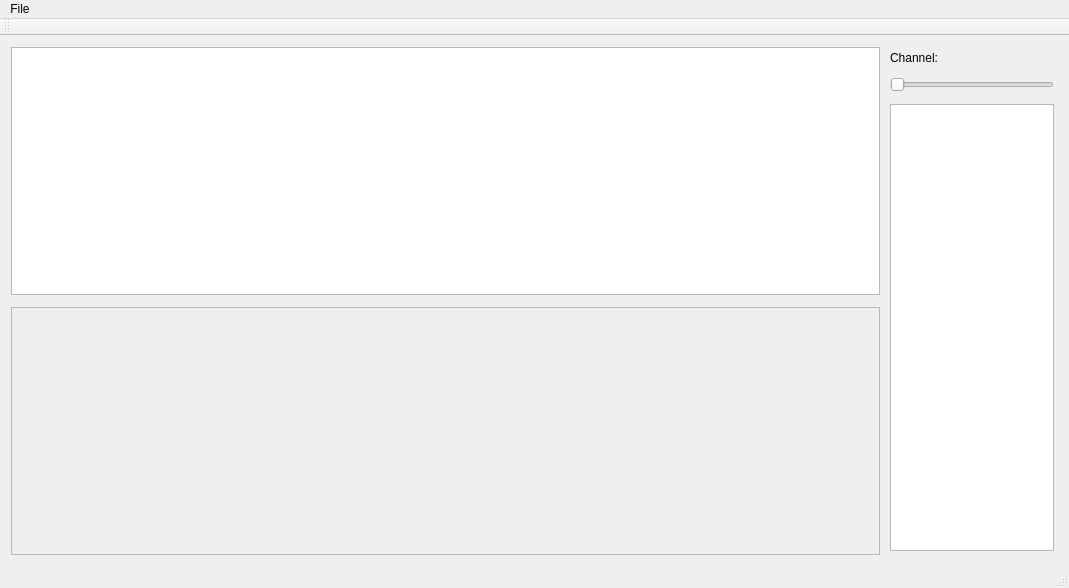
<?xml version="1.0" encoding="UTF-8"?>
<ui version="4.0">
 <class>MainWindow</class>
 <widget class="QMainWindow" name="MainWindow">
  <property name="geometry">
   <rect>
    <x>0</x>
    <y>0</y>
    <width>973</width>
    <height>588</height>
   </rect>
  </property>
  <property name="windowTitle">
   <string>MainWindow</string>
  </property>
  <widget class="QWidget" name="centralWidget">
   <layout class="QHBoxLayout" name="horizontalLayout">
    <item>
     <layout class="QVBoxLayout" name="leftVerticalLayout">
      <property name="spacing">
       <number>12</number>
      </property>
      <item>
       <widget class="QTableView" name="acqHeaderTableView"/>
      </item>
      <item>
       <widget class="QFrame" name="linePlotsFrame">
        <property name="sizePolicy">
         <sizepolicy hsizetype="Expanding" vsizetype="Expanding">
          <horstretch>0</horstretch>
          <verstretch>0</verstretch>
         </sizepolicy>
        </property>
        <property name="minimumSize">
         <size>
          <width>869</width>
          <height>10</height>
         </size>
        </property>
        <property name="mouseTracking">
         <bool>false</bool>
        </property>
        <property name="frameShape">
         <enum>QFrame::StyledPanel</enum>
        </property>
        <property name="frameShadow">
         <enum>QFrame::Raised</enum>
        </property>
        <layout class="QGridLayout" name="gridLayout"/>
       </widget>
      </item>
     </layout>
    </item>
    <item>
     <layout class="QVBoxLayout" name="rightVerticalLayout">
      <property name="spacing">
       <number>12</number>
      </property>
      <property name="sizeConstraint">
       <enum>QLayout::SetDefaultConstraint</enum>
      </property>
      <property name="leftMargin">
       <number>4</number>
      </property>
      <property name="topMargin">
       <number>4</number>
      </property>
      <property name="rightMargin">
       <number>4</number>
      </property>
      <property name="bottomMargin">
       <number>4</number>
      </property>
      <item>
       <widget class="QLabel" name="label">
        <property name="sizePolicy">
         <sizepolicy hsizetype="Preferred" vsizetype="Preferred">
          <horstretch>0</horstretch>
          <verstretch>0</verstretch>
         </sizepolicy>
        </property>
        <property name="text">
         <string>Channel:</string>
        </property>
       </widget>
      </item>
      <item>
       <widget class="QSlider" name="activeChannelSlider">
        <property name="sizePolicy">
         <sizepolicy hsizetype="Preferred" vsizetype="Preferred">
          <horstretch>0</horstretch>
          <verstretch>0</verstretch>
         </sizepolicy>
        </property>
        <property name="maximum">
         <number>0</number>
        </property>
        <property name="orientation">
         <enum>Qt::Horizontal</enum>
        </property>
       </widget>
      </item>
      <item alignment="Qt::AlignLeft">
       <widget class="QListView" name="currentDataListView">
        <property name="sizePolicy">
         <sizepolicy hsizetype="Preferred" vsizetype="Expanding">
          <horstretch>0</horstretch>
          <verstretch>0</verstretch>
         </sizepolicy>
        </property>
        <property name="minimumSize">
         <size>
          <width>164</width>
          <height>0</height>
         </size>
        </property>
        <property name="maximumSize">
         <size>
          <width>96</width>
          <height>16777215</height>
         </size>
        </property>
       </widget>
      </item>
     </layout>
    </item>
   </layout>
  </widget>
  <widget class="QMenuBar" name="menuBar">
   <property name="geometry">
    <rect>
     <x>0</x>
     <y>0</y>
     <width>973</width>
     <height>28</height>
    </rect>
   </property>
   <widget class="QMenu" name="menuFile">
    <property name="title">
     <string>File</string>
    </property>
    <addaction name="actionOpen"/>
   </widget>
   <addaction name="menuFile"/>
  </widget>
  <widget class="QToolBar" name="mainToolBar">
   <attribute name="toolBarArea">
    <enum>TopToolBarArea</enum>
   </attribute>
   <attribute name="toolBarBreak">
    <bool>false</bool>
   </attribute>
  </widget>
  <widget class="QStatusBar" name="statusBar"/>
  <action name="actionOpen">
   <property name="text">
    <string>Open</string>
   </property>
  </action>
 </widget>
 <layoutdefault spacing="6" margin="11"/>
 <tabstops>
  <tabstop>acqHeaderTableView</tabstop>
  <tabstop>activeChannelSlider</tabstop>
  <tabstop>currentDataListView</tabstop>
 </tabstops>
 <resources/>
 <connections/>
</ui>
